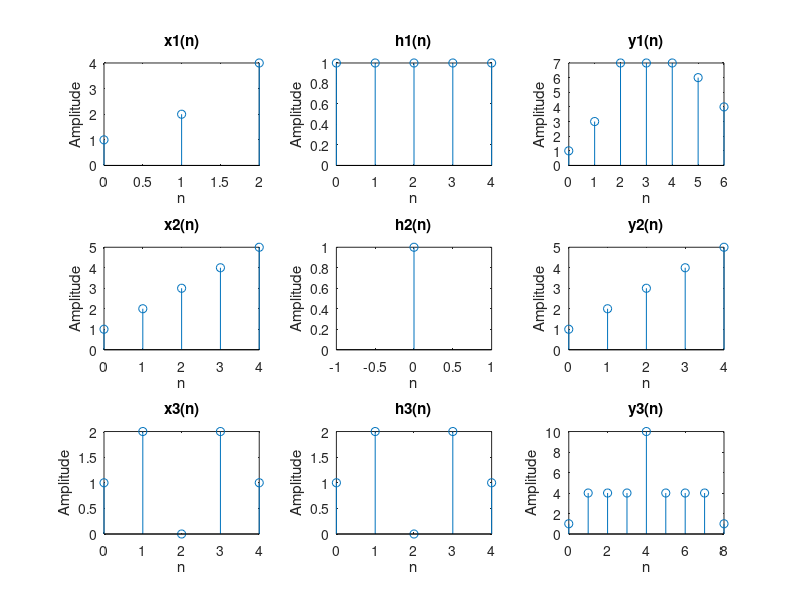

Source code (MATLAB):
% Define the signals
x1 = [1, 2, 4];
h1 = [1, 1, 1, 1, 1];

x2 = [1, 2, 3, 4, 5];
h2 = [1];

x3 = [1, 2, 0, 2, 1];
h3 = [1, 2, 0, 2, 1];

% Perform convolution
y1 = conv(x1, h1);
y2 = conv(x2, h2);
y3 = conv(x3, h3);

% Plot the signals and convolution results
figure;

% Subplot for x1(n)
subplot(3, 3, 1);
stem(0:length(x1)-1, x1);
title('x1(n)');
xlabel('n');
ylabel('Amplitude');

% Subplot for h1(n)
subplot(3, 3, 2);
stem(0:length(h1)-1, h1);
title('h1(n)');
xlabel('n');
ylabel('Amplitude');

% Subplot for y1(n)
subplot(3, 3, 3);
stem(0:length(y1)-1, y1);
title('y1(n)');
xlabel('n');
ylabel('Amplitude');

% Subplot for x2(n)
subplot(3, 3, 4);
stem(0:length(x2)-1, x2);
title('x2(n)');
xlabel('n');
ylabel('Amplitude');

% Subplot for h2(n)
subplot(3, 3, 5);
stem(0:length(h2)-1, h2);
title('h2(n)');
xlabel('n');
ylabel('Amplitude');

% Subplot for y2(n)
subplot(3, 3, 6);
stem(0:length(y2)-1, y2);
title('y2(n)');
xlabel('n');
ylabel('Amplitude');

% Subplot for x3(n)
subplot(3, 3, 7);
stem(0:length(x3)-1, x3);
title('x3(n)');
xlabel('n');
ylabel('Amplitude');

% Subplot for h3(n)
subplot(3, 3, 8);
stem(0:length(h3)-1, h3);
title('h3(n)');
xlabel('n');
ylabel('Amplitude');

% Subplot for y3(n)
subplot(3, 3, 9);
stem(0:length(y3)-1, y3);
title('y3(n)');
xlabel('n');
ylabel('Amplitude');
